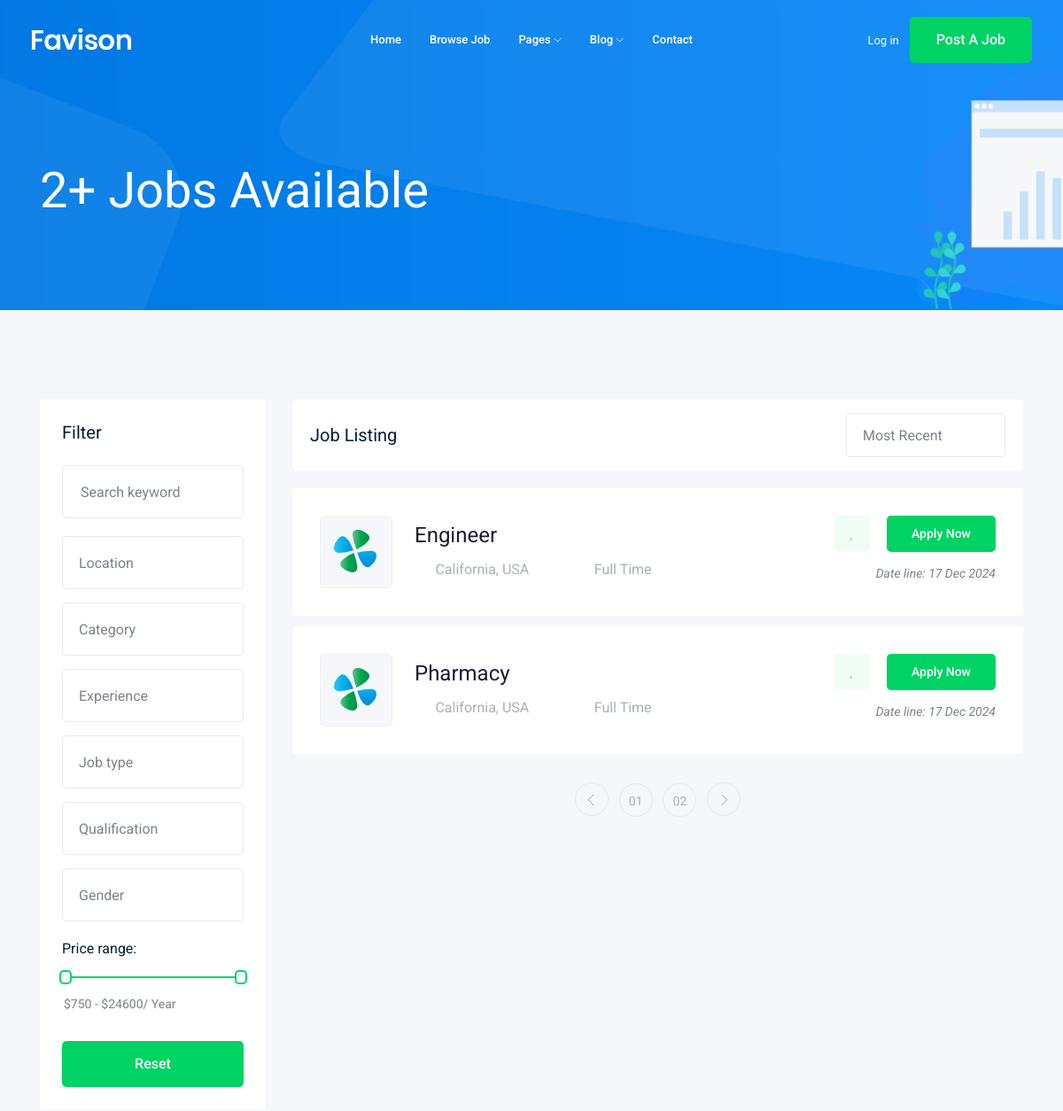
Before: /Job/ (upper part) with the older database file.
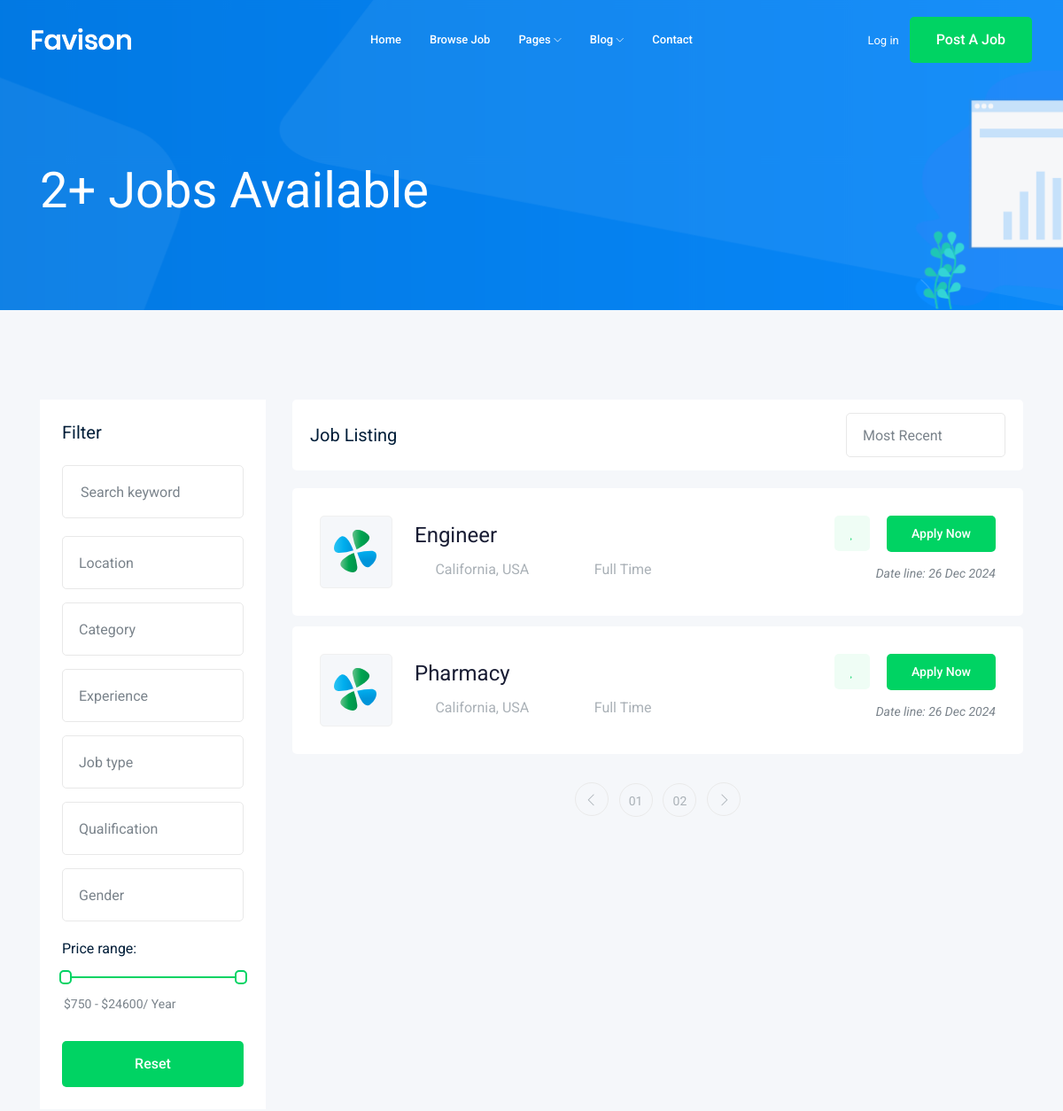
After: the same page with the newer database file.
### job/models.py (models this page shows, shortened)
class Job(models.Model):
    name = models.CharField(max_length= 100)
    job_description = models.TextField(max_length= 1000)
    published_on = models.DateTimeField(auto_now= True)
    vacancy = models.CharField(max_length= 15, choices= JOB_TYPE)
    salary = models.IntegerField(default= 0)
    category = models.ForeignKey('Category', on_delete= models.CASCADE)
    image = models.ImageField(upload_to= Image_Upload)
    experience = models.IntegerField(default= 1)

### job/views.py (the view)
# urls.py: path('', views.Job_type),
def Job_type(request):
    jobs = Job.objects.all()
    context = {'jobs' : jobs}
    return render(request, 'job/job_type.html' , context)

### job/templates/job/job_type.html (shortened to what this page needs)
{% extends 'base.html'%}
{% block body %}
    <div class="bradcam_area bradcam_bg_1">
        <div class="container">
            <div class="row">
                <div class="col-xl-12">
                    <div class="bradcam_text">
                        <h3>{{jobs.count}}+ Jobs Available</h3>
                    </div>
                </div>
            </div>
        </div>
    </div>
    <div class="job_listing_area plus_padding">
        <div class="container">
            <div class="row">
                <div class="col-lg-3">
                    <div class="job_filter white-bg">
                        <div class="form_inner white-bg">
                            <h3>Filter</h3>
                            <form action="#">
                                <div class="row">
                                    <div class="col-lg-12">
                                        <div class="single_field">
                                            <input type="text" placeholder="Search keyword">
                                        </div>
                                    </div>
                                    <div class="col-lg-12">
                                    </div>
                                    <div class="col-lg-12">
                                    </div>
                                    <div class="col-lg-12">
                                    </div>
                                    <div class="col-lg-12">
                                    </div>
                                    <div class="col-lg-12">
                                    </div>
                                    <div class="col-lg-12">
                                    </div>
                                </div>
                            </form>
                        </div>
                        <div class="range_wrap">
                            <label for="amount">Price range:</label>
                            <div id="slider-range"></div>
                            <p>
                                <input type="text" id="amount" readonly style="border:0; color:#7A838B; font-size: 14px; font-weight:400;">
                            </p>
                        </div>
                        <div class="reset_btn">
                            <button  class="boxed-btn3 w-100" type="submit">Reset</button>
                        </div>
                    </div>
                </div>
                <div class="col-lg-9">
                    <div class="recent_joblist_wrap">
                        <div class="recent_joblist white-bg ">
                            <div class="row align-items-center">
                                <div class="col-md-6">
                                    <h4>Job Listing</h4>
                                </div>
                                <div class="col-md-6">
                                    <div class="serch_cat d-flex justify-content-end">
                                    </div>
                                </div>
                            </div>
                        </div>
                    </div>
                    <div class="job_lists m-0">
                        <div class="row">
                            {%for job in jobs%}
                            <div class="col-lg-12 col-md-12">
                                <div class="single_jobs white-bg d-flex justify-content-between">
                                    <div class="jobs_left d-flex align-items-center">
                                        <div class="thumb">
                                            <img src="img/svg_icon/1.svg" alt="">
                                        </div>
                                        <div class="jobs_conetent">
                                            <a href="{%url 'jobs:job' job.id%}"><h4>{{job.name}}</h4></a>
                                            <div class="links_locat d-flex align-items-center">
                                                <div class="location">
                                                    <p> <i class="fa fa-map-marker"></i> California, USA</p>
                                                </div>
                                                <div class="location">
                                                    <p> <i class="fa fa-clock-o"></i> {{job.vacancy}}</p>
                                                </div>
                                            </div>
                                        </div>
                                    </div>
                                    <div class="jobs_right">
                                        <div class="apply_now">
                                            <a class="heart_mark" href="#"> <i class="fa fa-heart"></i> </a>
                                            <a href="{%url 'jobs:job' job.id%}" class="boxed-btn3">Apply Now</a>
                                        </div>
                                        <div class="date">
                                            <p>Date line: {{job.published_on|date:'d M o'}}</p>
                                        </div>
                                    </div>
                                </div>
                            </div>
                            {% endfor %}
                        </div>
                        <div class="row">
                            <div class="col-lg-12">
                                <div class="pagination_wrap">
                                    <ul>
                                        <li><a href="#"> <i class="ti-angle-left"></i> </a></li>
                                        <li><a href="#"><span>01</span></a></li>
                                        <li><a href="#"><span>02</span></a></li>
                                        <li><a href="#"> <i class="ti-angle-right"></i> </a></li>
                                    </ul>
                                </div>
                            </div>
                        </div>
                    </div>
                </div>
            </div>
        </div>
    </div>
{% endblock body %}

### templates/base.html (shortened to what this page needs)
{% load static %}
<!doctype html>
<html class="no-js" lang="zxx">
<head>
    <link rel="stylesheet" href="{% static 'css/bootstrap.min.css'%}">
    <link rel="stylesheet" href="{% static 'css/owl.carousel.min.css'%}">
    <link rel="stylesheet" href="{% static 'css/magnific-popup.css'%}">
    <link rel="stylesheet" href="{% static 'css/font-awesome.min.css'%}">
    <link rel="stylesheet" href="{% static 'css/themify-icons.css'%}">
    <link rel="stylesheet" href="{% static 'css/nice-select.css'%}">
    <link rel="stylesheet" href="{% static 'css/flaticon.css'%}">
    <link rel="stylesheet" href="{% static 'css/jquery-ui.css'%}">
    <link rel="stylesheet" href="{% static 'css/gijgo.css'%}">
    <link rel="stylesheet" href="{% static 'css/animate.min.css'%}">
    <link rel="stylesheet" href="{% static 'css/slicknav.css'%}">
    <link rel="stylesheet" href="{% static 'css/style.css'%}">
</head>
<body>
    <header>
        <div class="header-area ">
            <div id="sticky-header" class="main-header-area">
                <div class="container-fluid ">
                    <div class="header_bottom_border">
                        <div class="row align-items-center">
                            <div class="col-xl-3 col-lg-2">
                                <div class="logo">
                                    <a href="index.html">
                                        <img src="img/logo.png" alt="">
                                    </a>
                                </div>
                            </div>
                            <div class="col-xl-6 col-lg-7">
                                <div class="main-menu  d-none d-lg-block">
                                    <nav>
                                        <ul id="navigation">
                                            <li><a href="index.html">home</a></li>
                                            <li><a href="jobs.html">Browse Job</a></li>
                                            <li><a href="#">pages <i class="ti-angle-down"></i></a>
                                            </li>
                                            <li><a href="#">blog <i class="ti-angle-down"></i></a>
                                            </li>
                                            <li><a href="contact.html">Contact</a></li>
                                        </ul>
                                    </nav>
                                </div>
                            </div>
                            <div class="col-xl-3 col-lg-3 d-none d-lg-block">
                                <div class="Appointment">
                                    <div class="phone_num d-none d-xl-block">
                                        <a href="#">Log in</a>
                                    </div>
                                    <div class="d-none d-lg-block">
                                        <a class="boxed-btn3" href="#">Post a Job</a>
                                    </div>
                                </div>
                            </div>
                            <div class="col-12">
                            </div>
                        </div>
                    </div>
                </div>
            </div>
        </div>
    </header>
    {% block body %}
    {% endblock body %}
</body>
</html>

Changed rows visible on the page:
changed Job "Engineer": published_on "17 Dec 2024" → "26 Dec 2024"
changed Job "Pharmacy": published_on "17 Dec 2024" → "26 Dec 2024"
